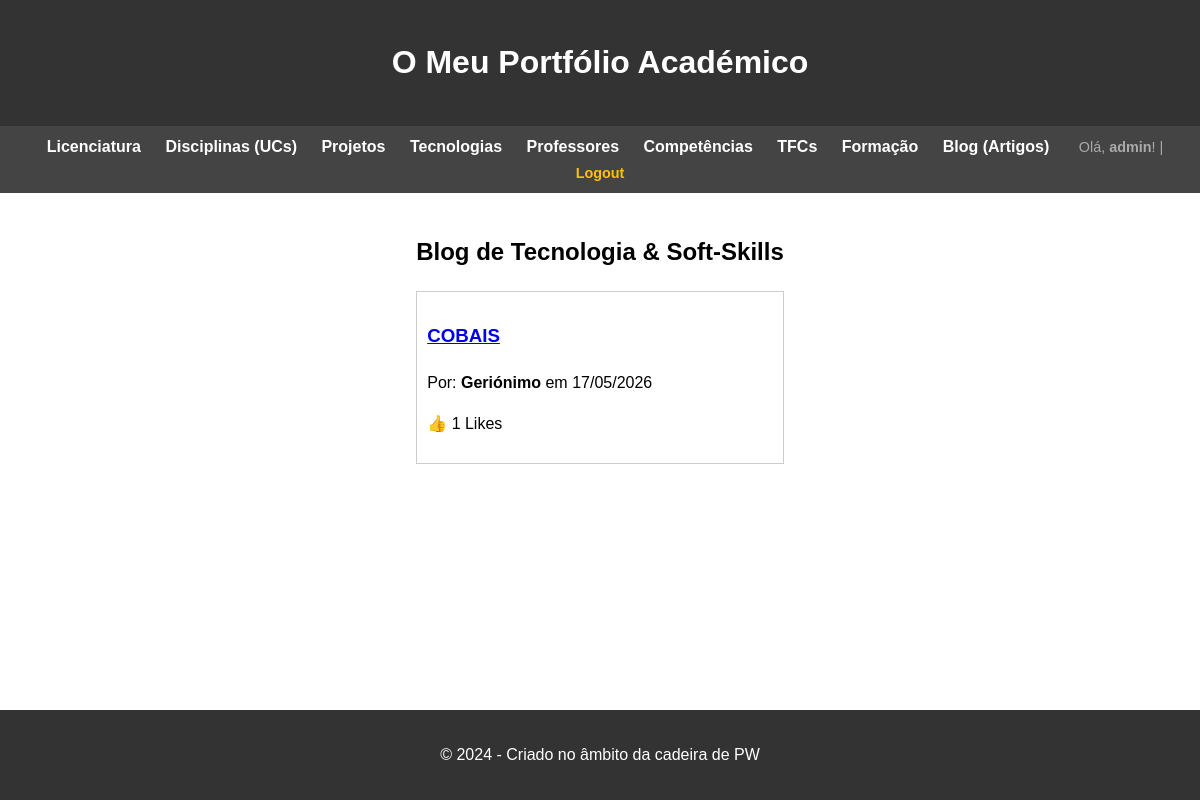
The page /artigos/ (signed in) on the database its author committed.
### artigos/models.py (models this page shows, shortened)
class Artigo(models.Model):
    titulo = models.CharField(max_length=200)
    texto = models.TextField()
    fotografia = models.ImageField(upload_to='artigos/', null=True, blank=True)
    link_externo = models.URLField(null=True, blank=True)
    data_criacao = models.DateTimeField(auto_now_add=True)
    autor = models.ForeignKey(User, on_delete=models.CASCADE, related_name='artigos')
    likes = models.ManyToManyField(User, related_name='artigos_gostados', blank=True)
    def total_likes(self):
        return self.likes.count()

### artigos/views.py (the view)
# urls.py: path('', views.lista_artigos_view, name='lista_artigos'),
def lista_artigos_view(request):
    artigos = Artigo.objects.all().order_by('-data_criacao')
    return render(request, 'artigos/lista.html', {'artigos': artigos})

### artigos/templates/artigos/lista.html (shortened to what this page needs)
{% extends "portfolio/base.html" %}
{% block content %}
<h2>Blog de Tecnologia & Soft-Skills</h2>
<section>
    {% for artigo in artigos %}
    <article style="border: 1px solid #ccc; padding: 10px; margin-bottom: 10px;">
        <h3><a href="{% url 'artigos:detalhe_artigo' artigo.id %}">{{ artigo.titulo }}</a></h3>
        <p>Por: <strong>{{ artigo.autor.username }}</strong> em {{ artigo.data_criacao|date:"d/m/Y" }}</p>
        <p>👍 {{ artigo.total_likes }} Likes</p>
    </article>
    {% empty %}
        <p>Ainda não foram publicados artigos.</p>
    {% endfor %}
</section>
{% endblock %}

### portfolio/templates/portfolio/base.html (shortened to what this page needs)
<!DOCTYPE html>
<html lang="pt">
<head>
</head>
<body>
    <header>
        <h1>O Meu Portfólio Académico</h1>
    </header>
    <nav>
        <a href="{% url 'portfolio:licenciatura' %}">Licenciatura</a>
        <a href="{% url 'portfolio:ucs' %}">Disciplinas (UCs)</a>
        <a href="{% url 'portfolio:projetos' %}">Projetos</a>
        <a href="{% url 'portfolio:tecnologias' %}">Tecnologias</a>
        <a href="{% url 'portfolio:professores' %}">Professores</a>
        <a href="{% url 'portfolio:competencias' %}">Competências</a>
        <a href="{% url 'portfolio:tfcs' %}">TFCs</a>
        <a href="{% url 'portfolio:formacao' %}">Formação</a>
        <a href="{% url 'artigos:lista_artigos' %}">Blog (Artigos)</a>
        <span class="auth-section">
            {% if request.user.is_authenticated %}
                Olá, <strong>{{ request.user.username }}</strong>! |
                <a href="{% url 'accounts:logout' %}">Logout</a>
            {% else %}
                <a href="{% url 'accounts:login' %}">Login</a>
            {% endif %}
        </span>
    </nav>
    <main>
        {% block content %}
        {% endblock %}
    </main>
    <footer>
        <p>&copy; 2024 - Criado no âmbito da cadeira de PW</p>
    </footer>
</body>
</html>

### portfolio/templates/portfolio/base.html (style rules this page uses)
body { font-family: Arial, sans-serif; line-height: 1.6; margin: 0; padding: 0; display: flex; flex-direction: column; min-height: 100vh; }
header { background: #333; color: #fff; padding: 1rem; text-align: center; }
nav { background: #444; padding: 0.5rem; text-align: center; }
nav a { color: white; margin: 0 10px; text-decoration: none; font-weight: bold; }
main { flex: 1; padding: 20px; max-width: 1000px; margin: 0 auto; }
footer { background: #333; color: #fff; text-align: center; padding: 1rem; margin-top: 20px; }
.auth-section { color: #aaa; font-size: 0.9rem; margin-left: 15px; }
.auth-section a { color: #ffc107; }

### rows shown on the page
Artigo: titulo "COBAIS", autor.username "Geriónimo", data_criacao "17/05/2026", total_likes "1"

### other values the page prints
{{ request.user.username }} "admin"
